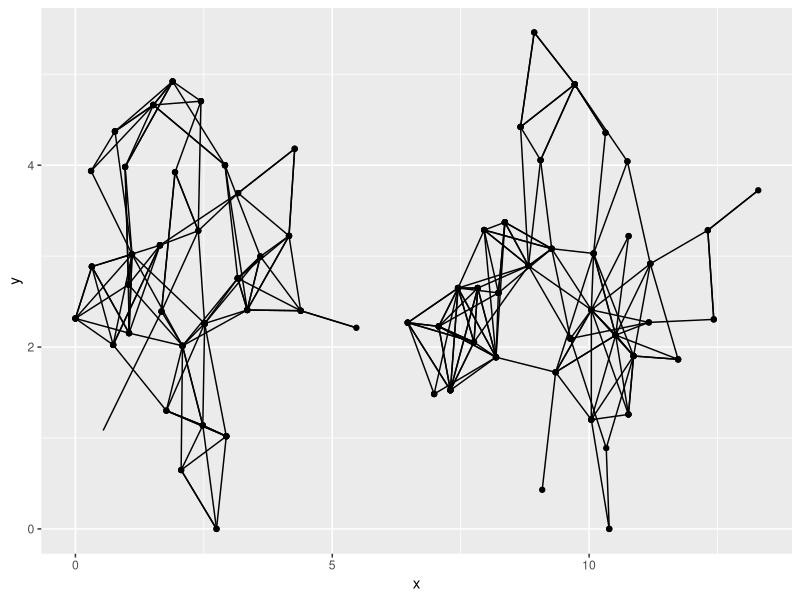
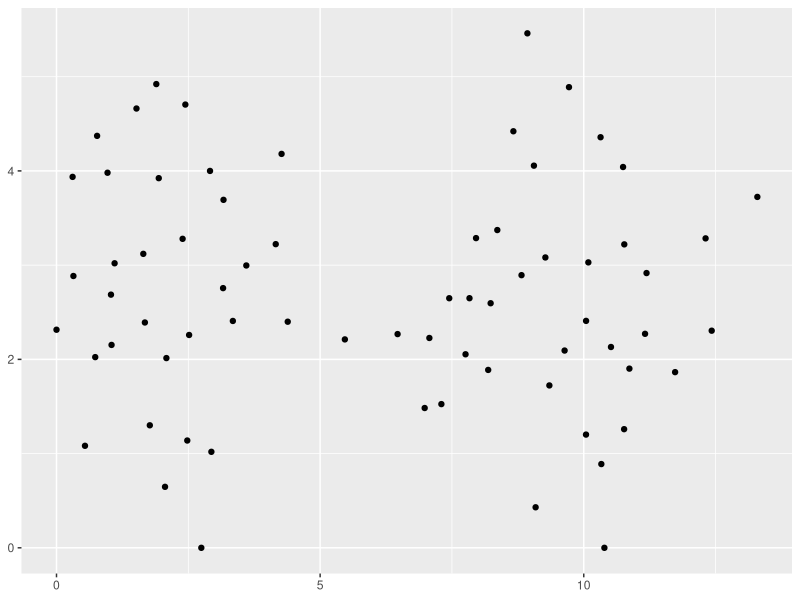
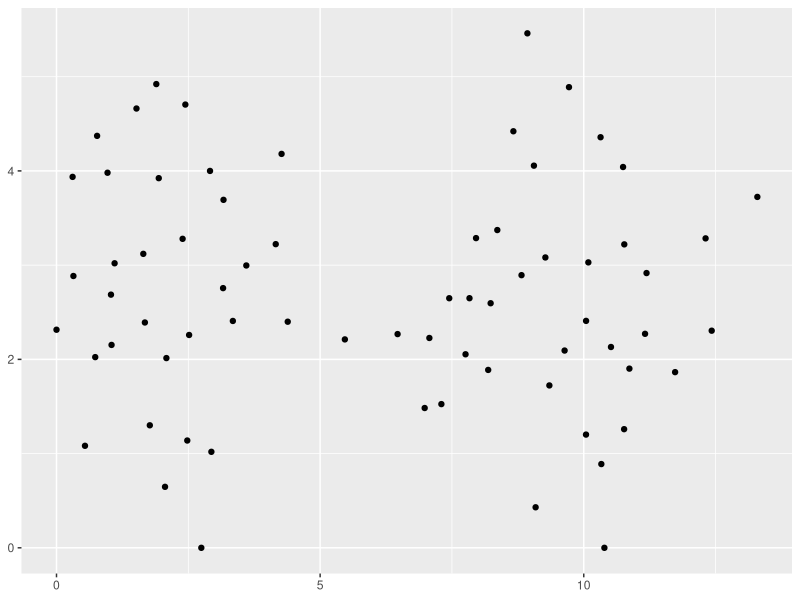
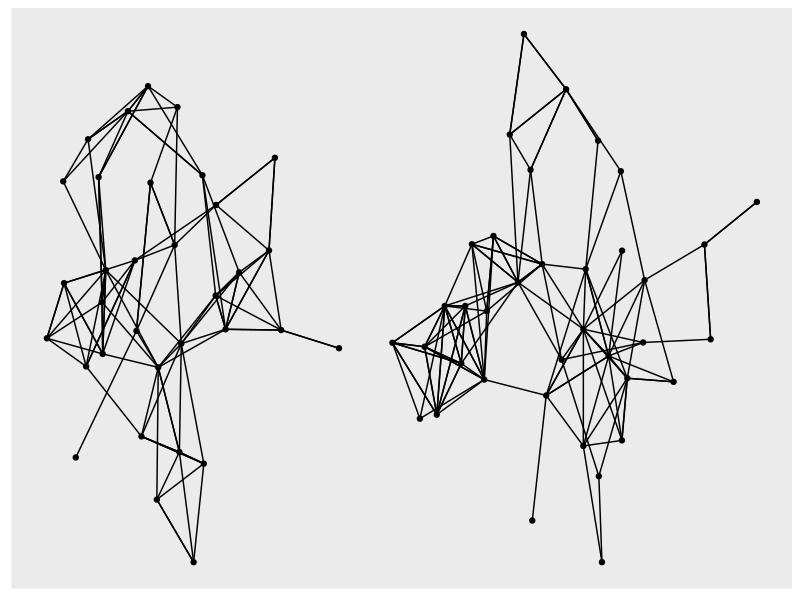

Here is the R script that generated these plots, in order:
## ---- chunk 1
knitr::opts_chunk$set(echo = TRUE)
options(tidyverse.quiet = TRUE)
## ---- chunk 2
library(tidyverse)
library(tidygraph)
library(ggraph)

set.seed(9876)
as_tbl_graph(highschool) %>%
  activate("edges") %>% 
  tidygraph::as_tibble() %>% 
  filter(year == 1957) ->
edgelist  


edgelist %>% # edgelist
  tidygraph::as_tbl_graph() %>% 
  create_layout(layout = "stress") ->
node_layout


edgelist %>% 
  left_join(node_layout %>% 
              select(from = .ggraph.orig_index, 
                     x, y)) %>% 
  left_join(node_layout %>% 
              select(to = .ggraph.orig_index,
                     xend = x,
                     yend = y)) %>% 
  ggplot() + 
  aes(x = x, y = y) + 
  geom_point() + 
  aes(xend = xend, yend = yend) +
  geom_segment()

layer_data()  %>% tibble()  
## ---- chunk 3
compute_panel_edgelist_nodes <- function(data, scales, layout = "stress"){
  
data %>% # edgelist
  select(from, to, everything()) %>% 
  tidygraph::as_tbl_graph() ->
graph    
    
graph %>% 
  ggraph::create_layout(layout = layout) ->
node_layout


node_layout

# graph %>% 
#   activate("nodes") %>% 
#   as_tibble() %>% 
#   left_join()
  
}


StatEdgelistNodes <- ggproto("StatEdgelistNodes", 
                        Stat,
                        compute_panel = compute_panel_edgelist_nodes,
                        required_aes = c("from", "to"))


edgelist %>% 
  ggplot() + 
  aes(from = from, to = to) + 
  geom_point(stat = StatEdgelistNodes)


compute_panel_edgelist_edges <- function(data = edgelist, scales, layout = "stress"){
  
  
data %>% # edgelist
  select(from, to, everything()) %>% 
  tidygraph::as_tbl_graph() %>% 
  ggraph::create_layout(layout = layout) ->
node_layout
  
data %>% 
  select(from, to, everything()) %>% 
  tidygraph::as_tbl_graph() %>% 
  activate("edges") %>% 
  as_tibble() %>% 
  left_join(node_layout %>% 
              select(from = .ggraph.orig_index, 
                     x, y)) %>% 
  left_join(node_layout %>% 
              select(to = .ggraph.orig_index,
                     xend = x,
                     yend = y)) 
  
}

edgelist %>% 
  compute_panel_edgelist_edges()

StatEdgelistEdges <- ggproto("StatEdgelistEdges", 
                        Stat,
                        compute_panel = compute_panel_edgelist_edges,
                        required_aes = c("from", "to"))



last_plot() + 
  geom_segment(stat = StatEdgelistEdges) #uh oh!

layer_data(i = 2) %>% head()

## ---- chunk 4
set.seed(9876)
as_tbl_graph(highschool) %>% 
  activate("edges") %>% 
  filter(year == 1957) %>% 
  ggraph() + 
  geom_node_point() + 
  geom_edge_link()

layer_data(i = 2) %>% tibble()

# ggraph
# 
# layer_data(i = 2) %>% head()
# 
# geom_edge_link

## ---- chunk 5
